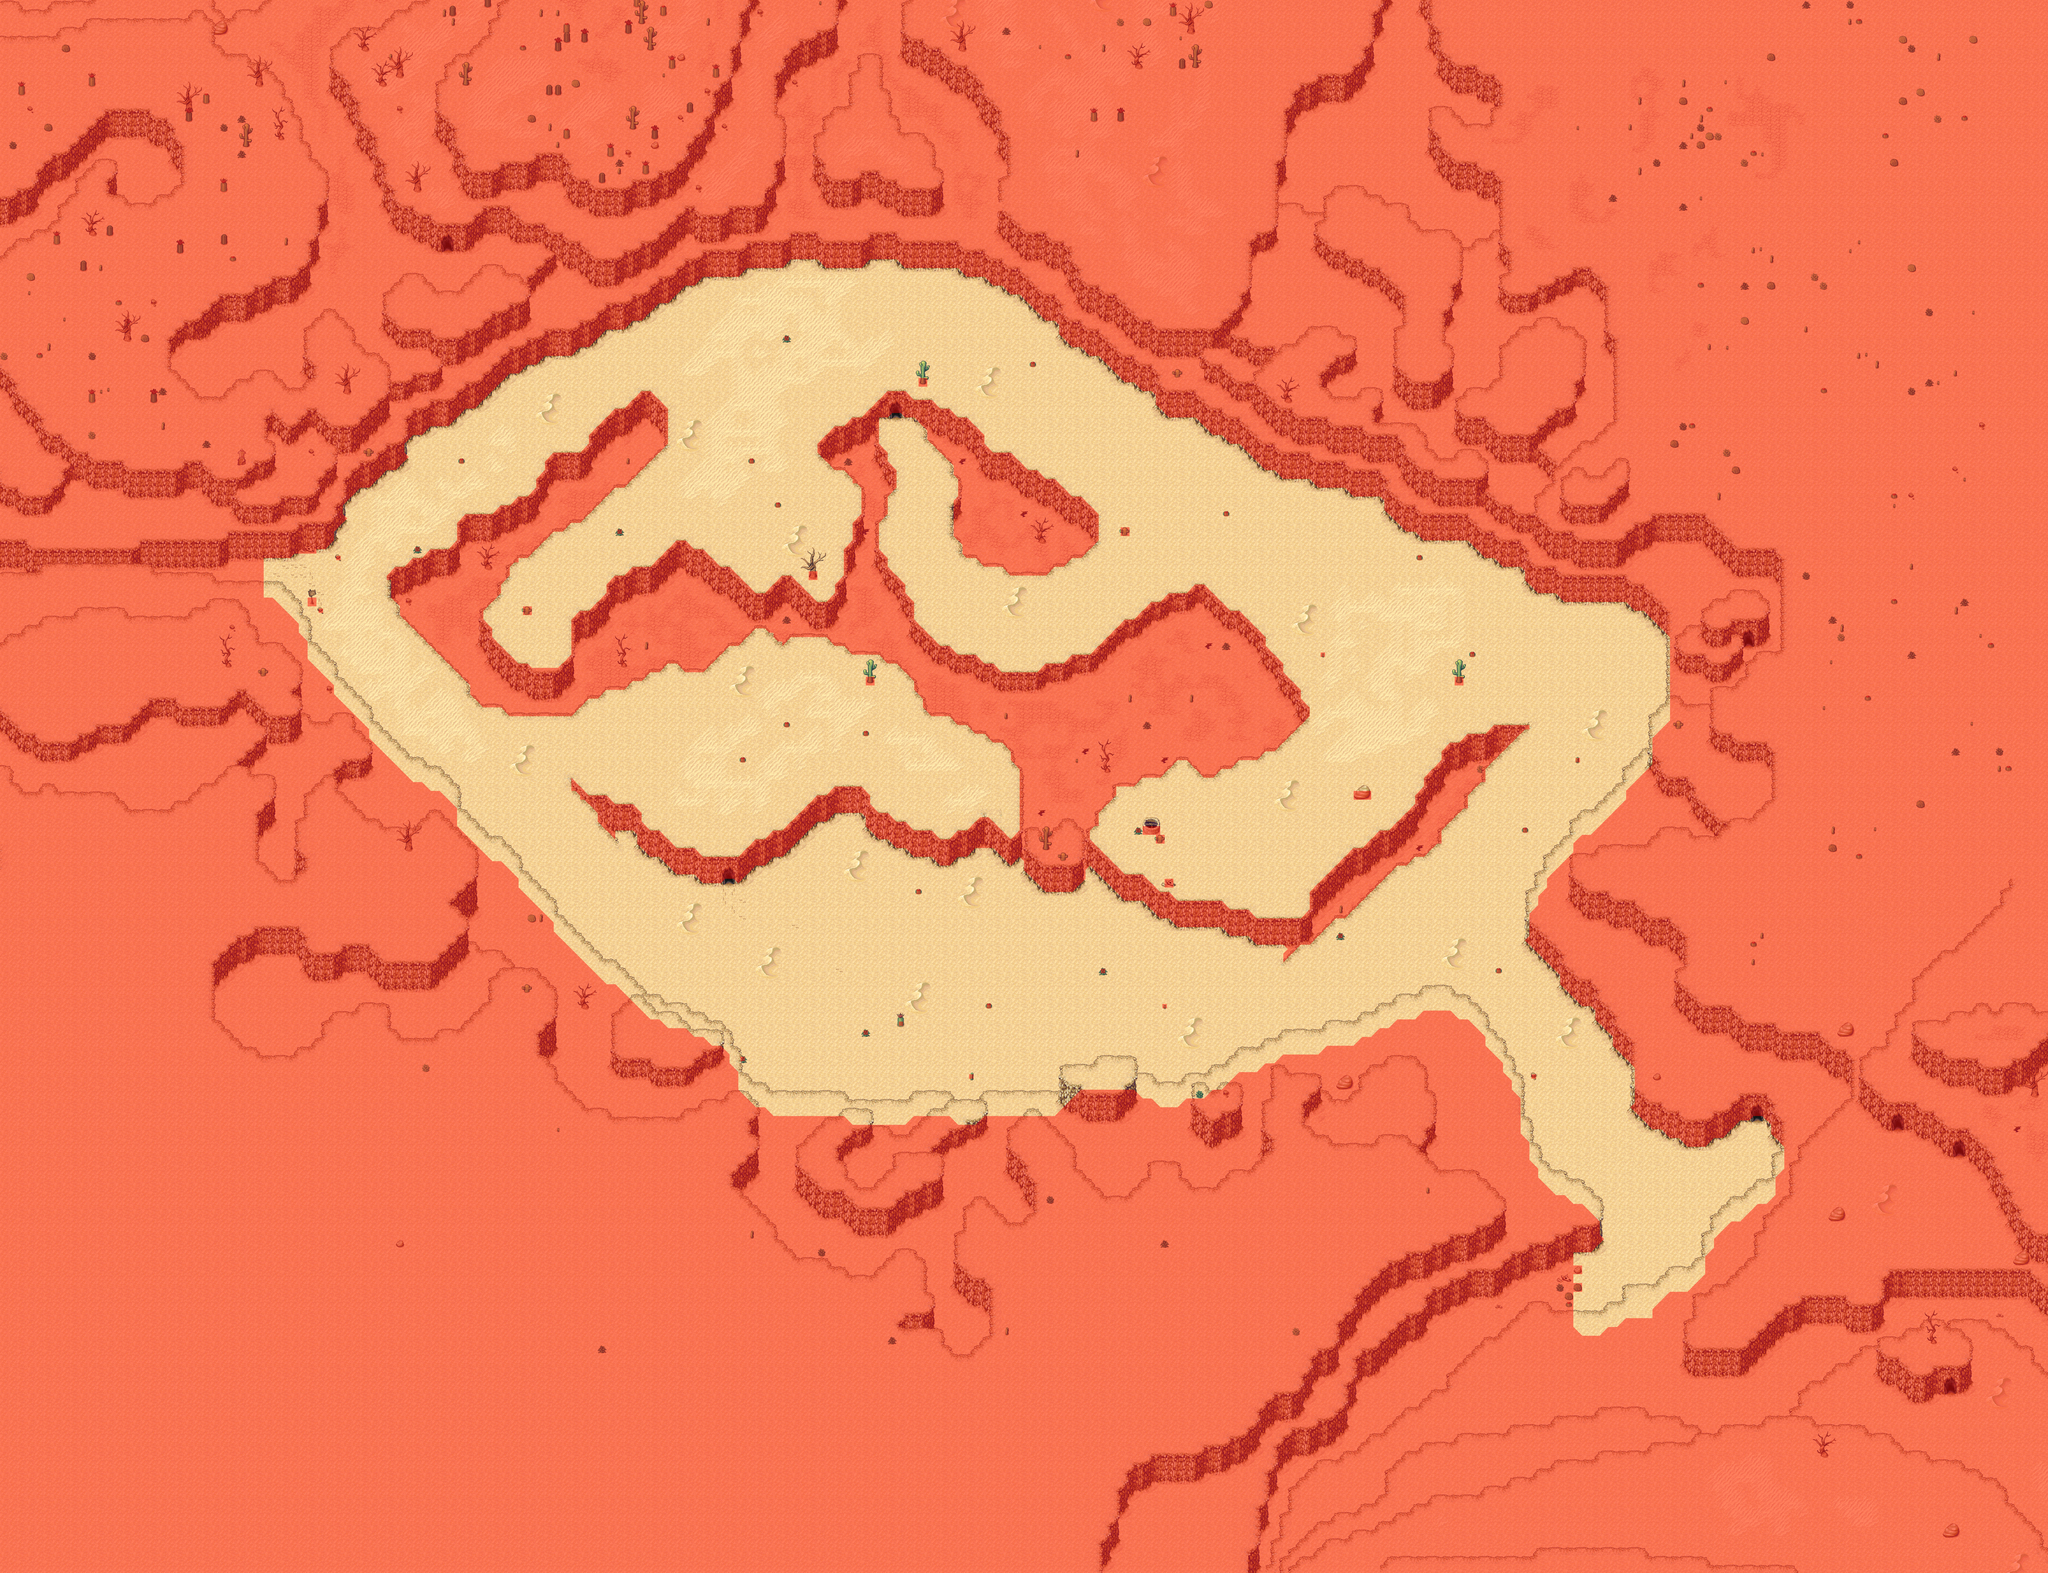

Below is a game level as drawn by its tile map, then a one-line description and the .tmx that defines it (tile-layer data replaced by summaries):
An orthogonal 233x179 tile map with 32x32 px tiles, 6 tile layers (Ground, Ground 2, Fringe, Over, ...), 7 tilesets and 24 objects (20x Spawn, 4x Warp).

<map version="1.10" tiledversion="1.12.2" orientation="orthogonal" renderorder="right-down" width="233" height="179" tilewidth="32" tileheight="32" infinite="0" nextlayerid="10" nextobjectid="72">
 <properties>
  <property name="ambient" value="CloudLight" />
  <property name="license" value="CC BY-SA 4.0 (c) 5t3v3 Reid" />
  <property name="music" value="Faith" />
  <property name="name" value="Desert Pit" />
 </properties>
 <tileset firstgid="1" source="../../../graphics/tilesets/tonori/Ground.tsx" />
 <tileset firstgid="257" source="../../../graphics/tilesets/tonori/Ground x4.tsx" />
 <tileset firstgid="259" source="../../../graphics/tilesets/tonori/Accessory.tsx" />
 <tileset firstgid="323" source="../../../graphics/tilesets/tonori/Accessory x2.tsx" />
 <tileset firstgid="339" source="../../../graphics/tilesets/tonori/Accessory x3.tsx" />
 <tileset firstgid="355" source="../../../graphics/tilesets/tonori/Collision Full.tsx" />
 <tileset firstgid="375" source="../../../graphics/tilesets/tonori/Tree x4.tsx" />
 <layer id="1" name="Ground" width="233" height="179">
  <data>[41707 cells, 41707 non-empty, 91 distinct tile ids]</data>
 </layer>
 <layer id="7" name="Ground 2" width="233" height="179">
  <data>[41707 cells, 2308 non-empty, 41 distinct tile ids]</data>
 </layer>
 <layer id="2" name="Fringe" width="233" height="179">
  <data>[41707 cells, 219 non-empty, 32 distinct tile ids]</data>
 </layer>
 <layer id="3" name="Over" width="233" height="179">
  <data>[41707 cells, 1603 non-empty, 57 distinct tile ids]</data>
 </layer>
 <layer id="8" name="Over 2" width="233" height="179">
  <data>[41707 cells, 106 non-empty, 22 distinct tile ids]</data>
 </layer>
 <layer id="4" name="Collision" width="233" height="179">
  <data>[41707 cells, 33602 non-empty, 17 distinct tile ids]</data>
 </layer>
 <objectgroup id="5" name="Objects">
  <object id="3" name="Lizandre" type="Spawn" x="-27" y="-18">
   <properties>
    <property name="count" value="5" />
    <property name="type" value="Monster" />
   </properties>
  </object>
  <object id="19" name="Sand Snake" type="Spawn" x="2901" y="3048" width="320" height="224">
   <properties>
    <property name="count" value="2" />
    <property name="type" value="Monster" />
   </properties>
  </object>
  <object id="20" name="Sand Snake" type="Spawn" x="3200" y="1504" width="288" height="192">
   <properties>
    <property name="count" value="3" />
    <property name="type" value="Monster" />
   </properties>
  </object>
  <object id="21" name="Scorpion" type="Spawn" x="2016" y="1664" width="3072" height="1696">
   <properties>
    <property name="count" value="20" />
    <property name="type" value="Monster" />
   </properties>
  </object>
  <object id="22" name="Fire Goblin" type="Spawn" x="2240" y="992" width="2144" height="768">
   <properties>
    <property name="count" value="7" />
    <property name="type" value="Monster" />
   </properties>
  </object>
  <object id="23" name="Scorpion" type="Spawn" x="2208" y="3040" width="2752" height="1056">
   <properties>
    <property name="count" value="12" />
    <property name="type" value="Monster" />
   </properties>
  </object>
  <object id="24" name="Lizandre" type="Spawn" x="1024" y="1760" width="672" height="768">
   <properties>
    <property name="count" value="4" />
    <property name="type" value="Monster" />
   </properties>
  </object>
  <object id="25" name="Lizandra" type="Spawn" x="4128" y="2976" width="128" height="96">
   <properties>
    <property name="count" value="1" />
    <property name="type" value="Monster" />
   </properties>
  </object>
  <object id="26" name="Sand Snake" type="Spawn" x="5088" y="2016" width="1056" height="2112">
   <properties>
    <property name="count" value="8" />
    <property name="type" value="Monster" />
   </properties>
  </object>
  <object id="27" name="Lizandre" type="Spawn" x="1824" y="1568" width="1564.36" height="1568">
   <properties>
    <property name="count" value="10" />
    <property name="type" value="Monster" />
   </properties>
  </object>
  <object id="53" name="To Snake Pit" type="Warp" x="2620" y="3144">
   <properties>
    <property name="dest_map" value="Snake Pit" />
    <property name="dest_pos_x" type="int" value="32" />
    <property name="dest_pos_y" type="int" value="88" />
   </properties>
   <polygon points="20,56 52,56 67,72 5,72" />
  </object>
  <object id="54" name="To Snake Pit" type="Warp" x="3228" y="1448">
   <properties>
    <property name="auto_warp" type="bool" value="false" />
    <property name="dest_map" value="Snake Pit" />
    <property name="dest_pos_x" type="int" value="52" />
    <property name="dest_pos_y" type="int" value="33" />
   </properties>
   <polygon points="20,56 52,56 67,72 5,72" />
  </object>
  <object id="56" name="To Sandstorm" type="Warp" x="940" y="1986">
   <properties>
    <property name="dest_map" value="Sandstorm" />
    <property name="dest_pos_x" type="int" value="154" />
    <property name="dest_pos_y" type="int" value="96" />
   </properties>
   <polygon points="20,45.8182 52,45.8182 52,189.818 20,189.818" />
  </object>
  <object id="57" name="Snake" type="Spawn" x="5744" y="4262" width="416" height="542">
   <properties>
    <property name="count" value="3" />
    <property name="type" value="Monster" />
   </properties>
  </object>
  <object id="58" name="Snake" type="Spawn" x="6145" y="4108" width="320" height="265">
   <properties>
    <property name="count" value="1" />
    <property name="type" value="Monster" />
   </properties>
  </object>
  <object id="59" name="Sand Snake" type="Spawn" x="5857" y="4535" width="160" height="224">
   <properties>
    <property name="count" value="1" />
    <property name="type" value="Monster" />
   </properties>
  </object>
  <object id="61" name="To Desert Mountains" type="Warp" x="6364" y="4008">
   <properties>
    <property name="auto_warp" type="bool" value="false" />
    <property name="dest_map" value="Desert Mountain Cave" />
    <property name="dest_pos_x" type="int" value="41" />
    <property name="dest_pos_y" type="int" value="27" />
   </properties>
   <polygon points="20,56 52,56 67,72 52,90 19,90 5,72" />
  </object>
  <object id="62" name="Mauro" type="Spawn" x="2554" y="3239">
   <properties>
    <property name="player_script" value="tonori/desertpit/Mauro.gd" />
    <property name="state" value="sit" />
    <property name="type" value="Npc" />
   </properties>
  </object>
  <object id="64" name="Fire Goblin" type="Spawn" x="2191.64" y="2391.76" width="1483.39" height="637.697">
   <properties>
    <property name="count" value="4" />
    <property name="type" value="Monster" />
   </properties>
  </object>
  <object id="67" name="Lizandre" type="Spawn" x="3411.76" y="1549.33" width="1564.36" height="1568">
   <properties>
    <property name="count" value="10" />
    <property name="type" value="Monster" />
   </properties>
  </object>
  <object id="68" name="Giant Maggot" type="Spawn" x="3227.61" y="1025.8" width="266" height="209">
   <properties>
    <property name="count" value="1" />
    <property name="type" value="Monster" />
   </properties>
  </object>
  <object id="69" name="Red Scorpion" type="Spawn" x="2742.76" y="2610.65" width="893.273" height="305.97">
   <properties>
    <property name="count" value="3" />
    <property name="type" value="Monster" />
   </properties>
  </object>
  <object id="70" name="Lizandra" type="Spawn" x="1878.42" y="2227.76" width="128" height="96">
   <properties>
    <property name="count" value="1" />
    <property name="type" value="Monster" />
   </properties>
  </object>
  <object id="71" name="Well" type="Spawn" x="4192" y="3024">
   <properties>
    <property name="player_script" value="generic/DryWell.gd" />
    <property name="type" value="Npc" />
   </properties>
  </object>
 </objectgroup>
</map>
